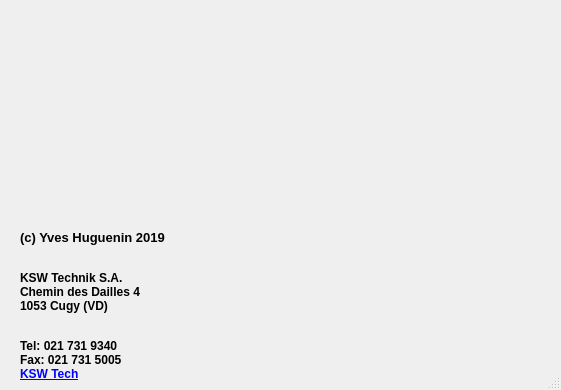
<?xml version="1.0" encoding="UTF-8"?>
<ui version="4.0">
 <class>Dialog</class>
 <widget class="QDialog" name="Dialog">
  <property name="windowModality">
   <enum>Qt::ApplicationModal</enum>
  </property>
  <property name="geometry">
   <rect>
    <x>0</x>
    <y>0</y>
    <width>561</width>
    <height>390</height>
   </rect>
  </property>
  <property name="windowTitle">
   <string notr="true">A Propos</string>
  </property>
  <property name="sizeGripEnabled">
   <bool>true</bool>
  </property>
  <widget class="QLabel" name="logo">
   <property name="geometry">
    <rect>
     <x>0</x>
     <y>0</y>
     <width>551</width>
     <height>261</height>
    </rect>
   </property>
   <property name="text">
    <string/>
   </property>
   <property name="pixmap">
    <pixmap>logo.png</pixmap>
   </property>
  </widget>
  <widget class="QLabel" name="info">
   <property name="geometry">
    <rect>
     <x>0</x>
     <y>0</y>
     <width>561</width>
     <height>31</height>
    </rect>
   </property>
   <property name="text">
    <string/>
   </property>
  </widget>
  <widget class="QLabel" name="label">
   <property name="geometry">
    <rect>
     <x>20</x>
     <y>230</y>
     <width>511</width>
     <height>151</height>
    </rect>
   </property>
   <property name="text">
    <string>&lt;html&gt;&lt;head/&gt;&lt;body&gt;&lt;p&gt;&lt;span style=&quot; font-size:10pt; font-weight:600;&quot;&gt;(c) Yves Huguenin 2019&lt;/span&gt;&lt;br/&gt;&lt;/p&gt;&lt;p&gt;&lt;span style=&quot; font-weight:600;&quot;&gt;KSW Technik S.A.&lt;br/&gt;Chemin des Dailles 4&lt;br/&gt;1053 Cugy (VD)&lt;/span&gt;&lt;br/&gt;&lt;/p&gt;&lt;p&gt;&lt;span style=&quot; font-weight:600;&quot;&gt;Tel: 021 731 9340&lt;br/&gt;Fax: 021 731 5005&lt;BR&gt;&lt;a href=&quot;https://www.kswtech.com/en&quot;&gt;&lt;span style=&quot; text-decoration: underline; color:#0000ff;&quot;&gt;KSW Tech&lt;/span&gt;&lt;/a&gt;&lt;/p&gt;&lt;/body&gt;&lt;/html&gt;</string>
   </property>
   <property name="alignment">
    <set>Qt::AlignLeading|Qt::AlignLeft|Qt::AlignTop</set>
   </property>
  </widget>
 </widget>
 <resources/>
 <connections/>
</ui>
